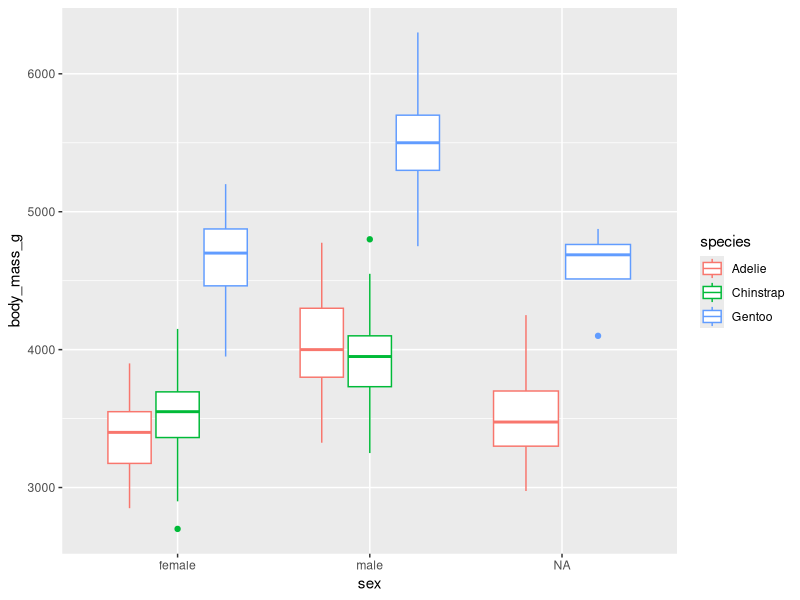

Recreate this plot in R. (Note: this script raises an error after producing the figure.)
## ---- chunk 1
knitr::opts_chunk$set(echo = FALSE,message = FALSE,warning = FALSE)
## ---- chunk 2
library(palmerpenguins)
library(tidyverse)
penguins %>% names

penguins %>% 
  ggplot(aes(x=sex,
             y=body_mass_g,
             color=species))+
  geom_boxplot()



## ---- chunk 3
knitr::include_graphics("../Media/hamburger.png")
